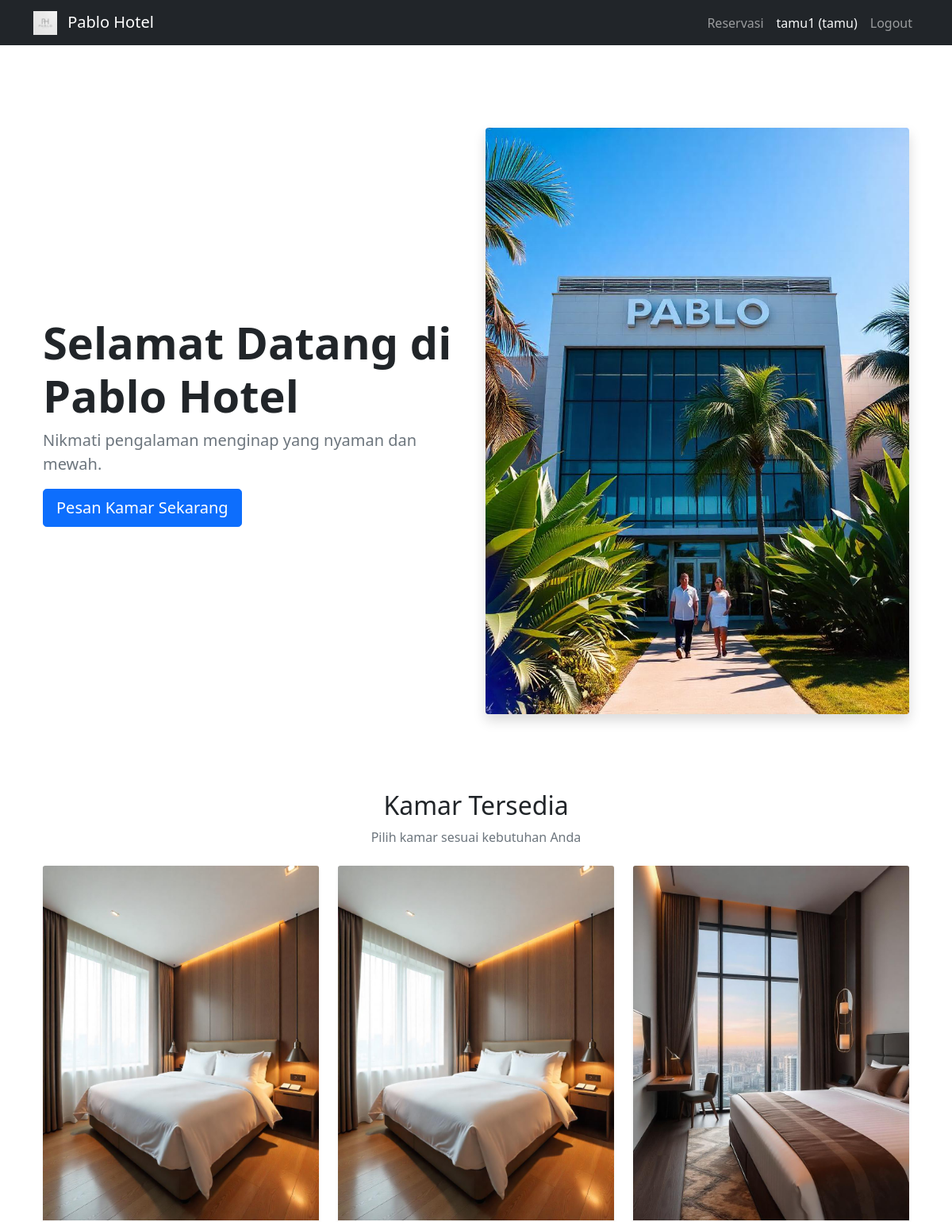
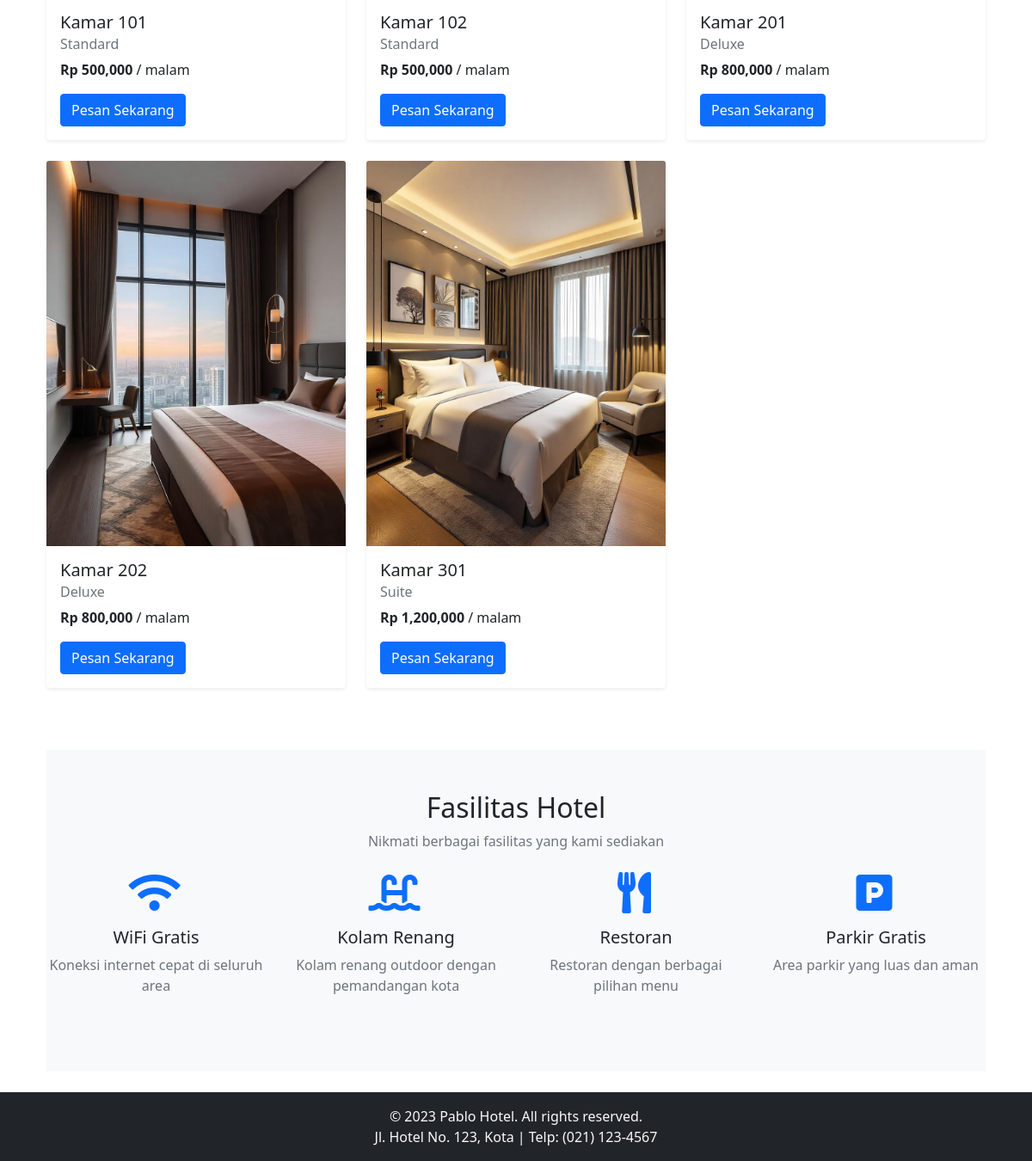
The app's page / (signed in) with its own data (2 pictures, top to bottom).
### hotel_app/app/models/user.py (models this page shows)
class User(UserMixin, db.Model):
    id = db.Column(db.Integer, primary_key=True)
    username = db.Column(db.String(80), unique=True, nullable=False)
    password = db.Column(db.String(80), nullable=False)
    nama = db.Column(db.String(100), nullable=False)
    email = db.Column(db.String(120), nullable=False)
    no_hp = db.Column(db.String(15), nullable=False)
    role = db.Column(db.String(20), nullable=False, default='tamu')

### hotel_app/app/models/hotel.py (models this page shows)
class Kamar(db.Model):
    id = db.Column(db.Integer, primary_key=True)
    nomor = db.Column(db.String(10), unique=True, nullable=False)
    tipe = db.Column(db.String(50), nullable=False)
    harga = db.Column(db.Float, nullable=False)
    status = db.Column(db.String(20), default='tersedia')
    gambar = db.Column(db.String(200))

### hotel_app/app/controllers/main.py (the view)
@main_bp.route('/')
@login_required
def home():
    if current_user.role == 'admin':
        tamu = Tamu.query.all()
        kamar = Kamar.query.all()
        reservasi = Reservasi.query.all()
        return render_template('admin/home.html',
            tamu=tamu,
            kamar=kamar,
            reservasi=reservasi,
            now=datetime.now()
        )
    else:
        kamar_tersedia = Kamar.query.filter_by(status='tersedia').all()
        return render_template('tamu/home.html', kamar=kamar_tersedia)

### hotel_app/app/__init__.py (called while the page is built)
def create_app():
    app = Flask(__name__)
    app.config.from_object(Config)
    db.init_app(app)
    migrate.init_app(app, db)
    login_manager.init_app(app)
    from app.models.user import User
    @login_manager.user_loader
    def load_user(user_id):
        return User.query.get(int(user_id))
    from app.controllers.auth import auth_bp
    from app.controllers.main import main_bp
    from app.controllers.admin import admin_bp
    from app.controllers.reservasi import reservasi_bp
    app.register_blueprint(auth_bp)
    app.register_blueprint(main_bp)
    app.register_blueprint(admin_bp)
    app.register_blueprint(reservasi_bp)
    return app

### hotel_app/app/templates/tamu/home.html
{% extends "base.html" %}
{% block content %}
<div class="container">
    <div class="row align-items-center py-5">
        <div class="col-md-6">
            <h1 class="display-4 fw-bold">Selamat Datang di Pablo Hotel</h1>
            <p class="lead text-muted">Nikmati pengalaman menginap yang nyaman dan mewah.</p>
            <a href="{{ url_for('reservasi.index') }}" class="btn btn-primary btn-lg">Pesan Kamar Sekarang</a>
        </div>
        <div class="col-md-6">
            <img src="{{ url_for('static', filename='assets/images/hotel/hotel-front.jpg') }}" class="img-fluid rounded shadow" alt="Pablo Hotel">
        </div>
    </div>
    <div class="py-5">
        <div class="text-center mb-4">
            <h2>Kamar Tersedia</h2>
            <p class="text-muted">Pilih kamar sesuai kebutuhan Anda</p>
        </div>
        <div class="row">
            {% for k in kamar %}
            <div class="col-md-4 mb-4">
                <div class="card h-100 border-0 shadow-sm">
                    <img src="{{ url_for('static', filename='assets/images/rooms/' + k.tipe.lower() + '/room.jpg') }}"
                         class="card-img-top" alt="Kamar {{ k.tipe }}">
                    <div class="card-body">
                        <h5 class="card-title">Kamar {{ k.nomor }}</h5>
                        <h6 class="card-subtitle mb-2 text-muted">{{ k.tipe }}</h6>
                        <p class="card-text">
                            <strong>Rp {{ "{:,.0f}".format(k.harga) }}</strong> / malam
                        </p>
                        <a href="{{ url_for('reservasi.index') }}" class="btn btn-primary">Pesan Sekarang</a>
                    </div>
                </div>
            </div>
            {% endfor %}
        </div>
    </div>
    <div class="py-5 bg-light">
        <div class="text-center mb-4">
            <h2>Fasilitas Hotel</h2>
            <p class="text-muted">Nikmati berbagai fasilitas yang kami sediakan</p>
        </div>
        <div class="row">
            <div class="col-md-3 mb-4">
                <div class="text-center">
                    <i class="fas fa-wifi fa-3x text-primary mb-3"></i>
                    <h5>WiFi Gratis</h5>
                    <p class="text-muted">Koneksi internet cepat di seluruh area</p>
                </div>
            </div>
            <div class="col-md-3 mb-4">
                <div class="text-center">
                    <i class="fas fa-swimming-pool fa-3x text-primary mb-3"></i>
                    <h5>Kolam Renang</h5>
                    <p class="text-muted">Kolam renang outdoor dengan pemandangan kota</p>
                </div>
            </div>
            <div class="col-md-3 mb-4">
                <div class="text-center">
                    <i class="fas fa-utensils fa-3x text-primary mb-3"></i>
                    <h5>Restoran</h5>
                    <p class="text-muted">Restoran dengan berbagai pilihan menu</p>
                </div>
            </div>
            <div class="col-md-3 mb-4">
                <div class="text-center">
                    <i class="fas fa-parking fa-3x text-primary mb-3"></i>
                    <h5>Parkir Gratis</h5>
                    <p class="text-muted">Area parkir yang luas dan aman</p>
                </div>
            </div>
        </div>
    </div>
</div>
{% endblock %}

### hotel_app/app/templates/base.html (shortened to what this page needs)
<!DOCTYPE html>
<html lang="en">
<head>
    <link href="https://cdn.jsdelivr.net/npm/bootstrap@5.1.3/dist/css/bootstrap.min.css" rel="stylesheet">
    <link rel="stylesheet" href="{{ url_for('static', filename='css/style.css') }}">
    <link rel="stylesheet" href="https://cdnjs.cloudflare.com/ajax/libs/font-awesome/5.15.4/css/all.min.css">
</head>
<body>
    <nav class="navbar navbar-expand-lg navbar-dark bg-dark">
        <div class="container">
            <a class="navbar-brand" href="{{ url_for('main.home') }}">
                <img src="{{ url_for('static', filename='assets/images/logo/logo.jpg') }}"
                     height="30" class="d-inline-block align-text-top me-2">
                Pablo Hotel
            </a>
            <div class="navbar-nav">
                {% if current_user.is_authenticated %}
                    {% if current_user.role == 'admin' %}
                        <a class="nav-link" href="{{ url_for('admin.tamu') }}">Kelola Tamu</a>
                    {% else %}
                        <a class="nav-link" href="{{ url_for('reservasi.index') }}">Reservasi</a>
                    {% endif %}
                    <span class="nav-link text-light">{{ current_user.username }} ({{ current_user.role }})</span>
                    <a class="nav-link" href="{{ url_for('auth.logout') }}">Logout</a>
                {% else %}
                    <a class="nav-link" href="{{ url_for('auth.login') }}">Login</a>
                    <a class="nav-link" href="{{ url_for('auth.register') }}">Register</a>
                {% endif %}
            </div>
        </div>
    </nav>
    <div class="container mt-4">
        {% block content %}{% endblock %}
    </div>
    <footer class="bg-dark text-light py-3 mt-4">
        <div class="container text-center">
            <p class="mb-0">&copy; 2023 Pablo Hotel. All rights reserved.</p>
            <p class="mb-0">Jl. Hotel No. 123, Kota | Telp: (021) 123-4567</p>
        </div>
    </footer>
</body>
</html>

### hotel_app/app/static/css/style.css (style rules this page uses)
.navbar { margin-bottom: 2rem; }
.card { transition: transform 0.2s; }
.fas { margin-right: 0.25rem; }
body { display: flex; flex-direction: column; min-height: 100vh; }
.container { flex: 1; }
footer { background-color: #343a40; color: #ffffff; padding: 10px 0; text-align: center; }

### records on screen
User: username "tamu1", role "tamu"
Kamar: nomor "101", tipe "Standard", harga "500,000"
Kamar: nomor "102", tipe "Standard", harga "500,000"
Kamar: nomor "201", tipe "Deluxe", harga "800,000"
Kamar: nomor "202", tipe "Deluxe", harga "800,000"
Kamar: shows a picture, nomor "301", tipe "Suite", harga "1,200,000"
